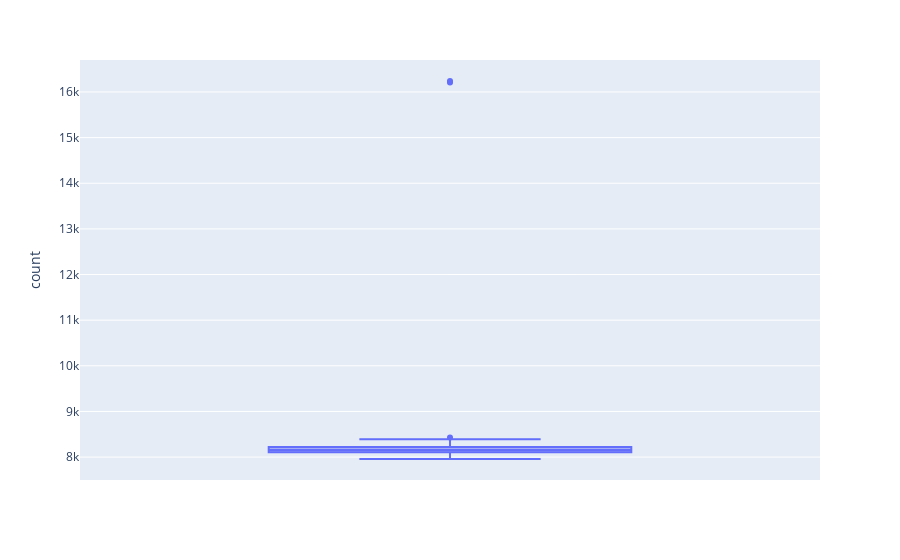
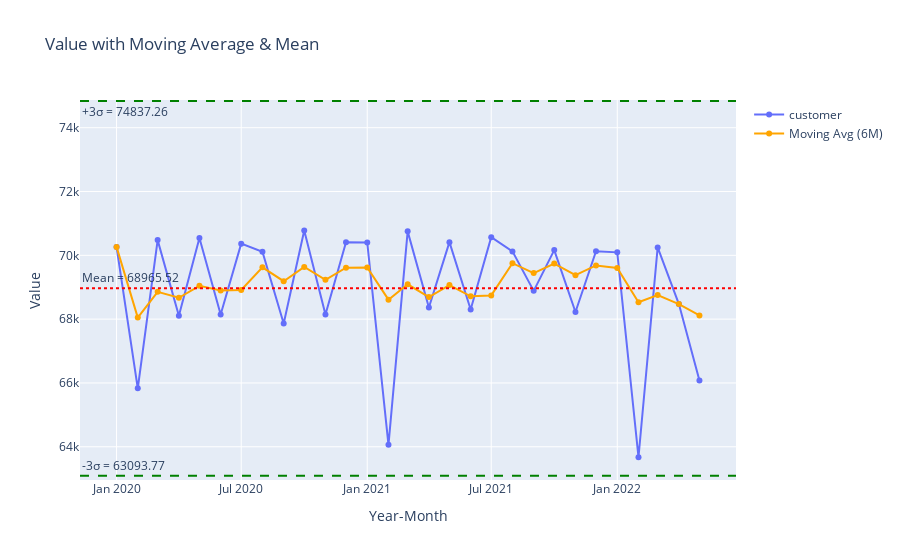

The notebook cell these images were saved under, in order:
### Markdown cell above
### No 2 
From the csv file size lets just parse this using the combination of DuckDB+Pandas and compare it with Basic Pandas.

DuckDB is used to load the data schema and basic filtering and groupby processing to lower RAM usage and lower processing time.
Pandas is still used after words for easy data analytics after we got smaller subset of the data.
This is possible because the size of data is not that big (only ~300MB csv) if the data is >10GB csv then we might need to go full DuckDB

### Code cell
import pandas as pd
import plotly.graph_objects as go
import plotly.express as px
import psutil, os, time

start_time = time.time()
pid = os.getpid()
process = psutil.Process(pid)
start_mem = process.memory_info().rss / 1024**2
print(f"Starting RAM Usage: {start_mem:.2f} MB")

data_path = "data/customers-2000000.csv"
df = pd.read_csv(data_path)

print(df.columns)

current_mem = process.memory_info().rss / 1024**2
print(f"Loading Data Schema RAM Usage: {(current_mem - start_mem):.2f} MB")

df = df[["Customer Id", "Country", "Subscription Date"]]

df_country_value_counts = df["Country"].value_counts().reset_index()
current_mem = process.memory_info().rss / 1024**2
print(f"Country Profiling RAM Usage: {(current_mem - start_mem):.2f} MB")


df["Subscription Date"] = pd.to_datetime(df["Subscription Date"])
df["year"] = df["Subscription Date"].dt.year
df["month"] = df["Subscription Date"].dt.month


trend_df = df.groupby(["year", "month"])["Customer Id"].agg("count").reset_index()
trend_df["dt"] = (
    trend_df["year"].astype(str) + "-" + trend_df["month"].astype(str).str.zfill(2)
)
trend_df["moving_avg"] = trend_df["Customer Id"].rolling(window=6, min_periods=1).mean()

mean_val = trend_df["Customer Id"].mean()
std_val = trend_df["Customer Id"].std()
upper_bound = mean_val + 3 * std_val
lower_bound = mean_val - 3 * std_val

current_mem = process.memory_info().rss / 1024**2
print(f"Subscription Rate Profiling RAM Usage: {(current_mem - start_mem):.2f} MB")

print(f"Time taken : {time.time() - start_time} s")

fig = px.box(df_country_value_counts, y="count")
fig.show()

fig = go.Figure()
fig.add_trace(
    go.Scatter(
        x=trend_df["dt"],
        y=trend_df["Customer Id"],
        name="customer",
        mode="lines+markers",
    )
)
fig.add_hline(
    y=mean_val,
    line_dash="dot",
    line_color="red",
    annotation_text=f"Mean = {mean_val:.2f}",
    annotation_position="top left",
)
fig.add_trace(
    go.Scatter(
        x=trend_df["dt"],
        y=trend_df["moving_avg"],
        mode="lines+markers",
        name="Moving Avg (6M)",
        line=dict(color="orange"),
    )
)

fig.add_hline(
    y=upper_bound,
    line_dash="dash",
    line_color="green",
    annotation_text=f"+3σ = {upper_bound:.2f}",
    annotation_position="bottom left",
)

fig.add_hline(
    y=lower_bound,
    line_dash="dash",
    line_color="green",
    annotation_text=f"-3σ = {lower_bound:.2f}",
    annotation_position="top left",
)

fig.update_layout(
    title="Value with Moving Average & Mean",
    xaxis_title="Year-Month",
    yaxis_title="Value",
)


fig.show()

### Figure 1 — Plotly figure (JSON) as saved in the notebook; plotly's stock layout.template omitted (floating-point values rounded to 4 significant figures; data arrays with more than 128 entries replaced by an {"elided": "..."} marker saying what was removed)
{"data": [{"alignmentgroup": "True", "hovertemplate": "count=%{y}<extra></extra>", "legendgroup": "", "marker": {"color": "#636efa"}, "name": "", "notched": false, "offsetgroup": "", "orientation": "v", "showlegend": false, "type": "box", "x0": " ", "xaxis": "x", "y": {"elided": "243 int values"}, "y0": " ", "yaxis": "y"}], "layout": {"boxmode": "group", "legend": {"tracegroupgap": 0}, "margin": {"t": 60}, "xaxis": {"anchor": "y", "domain": [0, 1]}, "yaxis": {"anchor": "x", "domain": [0, 1], "title": {"text": "count"}}}}

### Figure 2 — Plotly figure (JSON) as saved in the notebook; plotly's stock layout.template omitted (floating-point values rounded to 4 significant figures)
{"data": [{"mode": "lines+markers", "name": "customer", "type": "scatter", "x": ["2020-01", "2020-02", "2020-03", "2020-04", "2020-05", "2020-06", "2020-07", "2020-08", "2020-09", "2020-10", "2020-11", "2020-12", "2021-01", "2021-02", "2021-03", "2021-04", "2021-05", "2021-06", "2021-07", "2021-08", "2021-09", "2021-10", "2021-11", "2021-12", "2022-01", "2022-02", "2022-03", "2022-04", "2022-05"], "y": [70264, 65831, 70477, 68109, 70545, 68144, 70365, 70111, 67861, 70780, 68145, 70413, 70404, 64060, 70751, 68367, 70413, 68302, 70570, 70123, 68886, 70164, 68222, 70130, 70093, 63671, 70249, 68472, 66078]}, {"line": {"color": "orange"}, "mode": "lines+markers", "name": "Moving Avg (6M)", "type": "scatter", "x": ["2020-01", "2020-02", "2020-03", "2020-04", "2020-05", "2020-06", "2020-07", "2020-08", "2020-09", "2020-10", "2020-11", "2020-12", "2021-01", "2021-02", "2021-03", "2021-04", "2021-05", "2021-06", "2021-07", "2021-08", "2021-09", "2021-10", "2021-11", "2021-12", "2022-01", "2022-02", "2022-03", "2022-04", "2022-05"], "y": [70260.0, 68050.0, 68860.0, 68670.0, 69050.0, 68900.0, 68910.0, 69630.0, 69190.0, 69630.0, 69230.0, 69610.0, 69620.0, 68610.0, 69090.0, 68690.0, 69070.0, 68720.0, 68740.0, 69750.0, 69440.0, 69740.0, 69380.0, 69680.0, 69600.0, 68530.0, 68750.0, 68470.0, 68120.0]}], "layout": {"annotations": [{"showarrow": false, "text": "Mean = 68965.52", "x": 0, "xanchor": "left", "xref": "x domain", "y": 68970.0, "yanchor": "bottom", "yref": "y"}, {"showarrow": false, "text": "+3σ = 74837.26", "x": 0, "xanchor": "left", "xref": "x domain", "y": 74840.0, "yanchor": "top", "yref": "y"}, {"showarrow": false, "text": "-3σ = 63093.77", "x": 0, "xanchor": "left", "xref": "x domain", "y": 63090.0, "yanchor": "bottom", "yref": "y"}], "shapes": [{"line": {"color": "red", "dash": "dot"}, "type": "line", "x0": 0, "x1": 1, "xref": "x domain", "y0": 68970.0, "y1": 68970.0, "yref": "y"}, {"line": {"color": "green", "dash": "dash"}, "type": "line", "x0": 0, "x1": 1, "xref": "x domain", "y0": 74840.0, "y1": 74840.0, "yref": "y"}, {"line": {"color": "green", "dash": "dash"}, "type": "line", "x0": 0, "x1": 1, "xref": "x domain", "y0": 63090.0, "y1": 63090.0, "yref": "y"}], "title": {"text": "Value with Moving Average & Mean"}, "xaxis": {"title": {"text": "Year-Month"}}, "yaxis": {"title": {"text": "Value"}}}}
